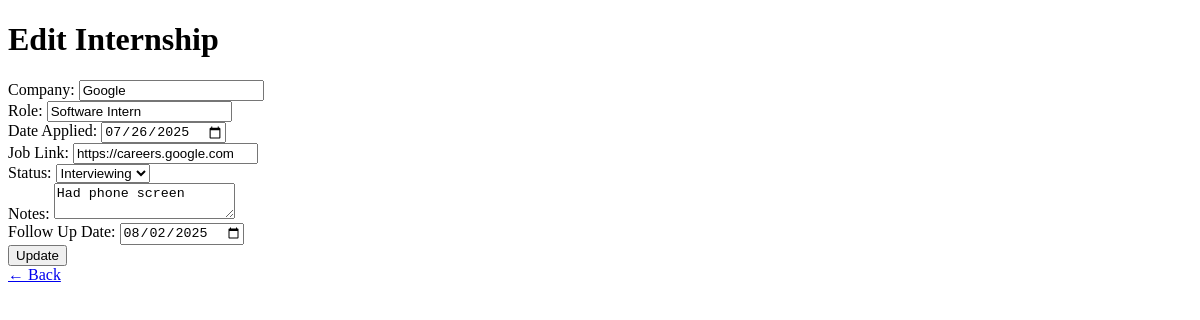
Before: /edit/2 with the older database file.
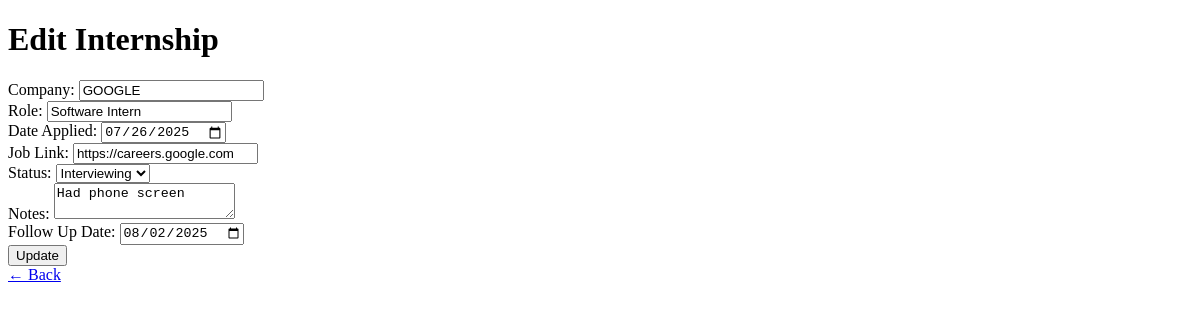
After: the same page with the newer database file.
### tables this page shows
CREATE TABLE applications (
        id INTEGER PRIMARY KEY AUTOINCREMENT,
        company TEXT NOT NULL,
        role TEXT NOT NULL,
        date_applied TEXT,
        job_link TEXT,
        status TEXT,
        notes TEXT,
        follow_up_date TEXT
    );

### app.py (the view, shortened to what this page needs)
@app.route('/edit/<int:id>', methods=['GET', 'POST'])
def edit_internship(id):
    conn = get_db_connection()
    app_data = conn.execute('SELECT * FROM applications WHERE id = ?', (id,)).fetchone()
    conn.close()
    return render_template('edit_internship.html', app=app_data)

### app.py (called while the page is built)
def get_db_connection():
    conn = sqlite3.connect('internships.db')
    conn.row_factory = sqlite3.Row
    return conn

### templates/edit_internship.html (shortened to what this page needs)
<!DOCTYPE html>
<html>
<head>
</head>
<body>
    <h1>Edit Internship</h1>
    <form method="POST">
        <label>Company: <input type="text" name="company" value="{{ app.company }}" required></label><br>
        <label>Role: <input type="text" name="role" value="{{ app.role }}" required></label><br>
        <label>Date Applied: <input type="date" name="date_applied" value="{{ app.date_applied }}"></label><br>
        <label>Job Link: <input type="url" name="job_link" value="{{ app.job_link }}"></label><br>
        <label>Status:
            <select name="status">
                {% for s in ["Applied", "Interviewing", "Offer", "Rejected"] %}
                    <option value="{{ s }}" {% if app.status == s %}selected{% endif %}>{{ s }}</option>
                {% endfor %}
            </select>
        </label><br>
        <label>Notes: <textarea name="notes">{{ app.notes }}</textarea></label><br>
        <label>Follow Up Date: <input type="date" name="follow_up_date" value="{{ app.follow_up_date }}"></label><br>
        <button type="submit">Update</button>
    </form>
    <a href="/">← Back</a>
</body>
</html>

Changed rows visible on the page:
changed applications "Software Intern": company "Google" → "GOOGLE"
